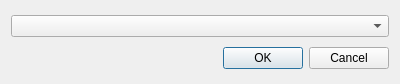
<?xml version="1.0" encoding="UTF-8"?>
<ui version="4.0">
 <class>TiffModeDialog</class>
 <widget class="QDialog" name="TiffModeDialog">
  <property name="geometry">
   <rect>
    <x>0</x>
    <y>0</y>
    <width>400</width>
    <height>84</height>
   </rect>
  </property>
  <property name="windowTitle">
   <string>Dialog</string>
  </property>
  <layout class="QVBoxLayout" name="verticalLayout">
   <item>
    <widget class="QComboBox" name="comboBox"/>
   </item>
   <item>
    <widget class="QDialogButtonBox" name="buttonBox">
     <property name="orientation">
      <enum>Qt::Horizontal</enum>
     </property>
     <property name="standardButtons">
      <set>QDialogButtonBox::Cancel|QDialogButtonBox::Ok</set>
     </property>
    </widget>
   </item>
  </layout>
 </widget>
 <resources/>
 <connections>
  <connection>
   <sender>buttonBox</sender>
   <signal>accepted()</signal>
   <receiver>TiffModeDialog</receiver>
   <slot>accept()</slot>
   <hints>
    <hint type="sourcelabel">
     <x>248</x>
     <y>254</y>
    </hint>
    <hint type="destinationlabel">
     <x>157</x>
     <y>274</y>
    </hint>
   </hints>
  </connection>
  <connection>
   <sender>buttonBox</sender>
   <signal>rejected()</signal>
   <receiver>TiffModeDialog</receiver>
   <slot>reject()</slot>
   <hints>
    <hint type="sourcelabel">
     <x>316</x>
     <y>260</y>
    </hint>
    <hint type="destinationlabel">
     <x>286</x>
     <y>274</y>
    </hint>
   </hints>
  </connection>
 </connections>
</ui>
